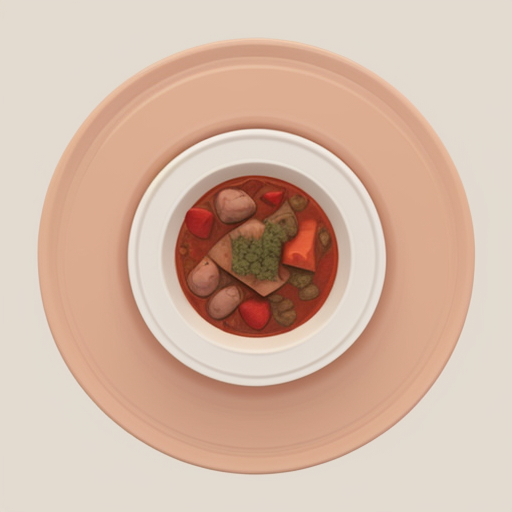
#> input picture tools/gorsel-uretici/cikti/kategori/ana-yemek.png, 512 x 512 px; its folder holds only this picture in this run
$ python isle.py
#> lines starting #> are read from the running program, lines starting #| are printed output that depends on the picture
# Üretilen PNG'leri uygulama boyutlarına indirger ve webp'e çevirir.
# Boyut bütçesi (v1.1.1 brief G-1.4): kart webp ortalama <= 40 KB, toplam <= 15 MB.
# Kalite 80'den başlar; ortalama aşılırsa kalite düşürülür, yine aşılırsa kart 448'e iner.
# Gereksinim: Pillow (ComfyUI gömülü Python'da mevcut).

import os

from PIL import Image

BURASI = os.path.dirname(os.path.abspath(__file__))
CIKTI = os.path.join(BURASI, "cikti")
WEBP = os.path.join(BURASI, "webp")

HEDEF_ORT_KART_KB = 40
HEDEF_TOPLAM_MB = 15


def tum_pngler():
    isler = []
    for tip in sorted(os.listdir(CIKTI)):
        klasor = os.path.join(CIKTI, tip)
        if not os.path.isdir(klasor):
            continue
        for dosya in sorted(os.listdir(klasor)):
            if dosya.endswith(".png"):
                isler.append((tip, dosya[:-4]))
    return isler


def isle(kart_boy: int, kalite: int) -> tuple[int, int]:
    """Hepsini dönüştürür; (kart_toplam_bayt, dosya_sayisi) döner."""
#> called with kart_boy = 512, kalite = 80
    kart_toplam = 0
    say = 0
    for tip, slug in tum_pngler():
        hedef_klasor = os.path.join(WEBP, tip)
        os.makedirs(hedef_klasor, exist_ok=True)
        img = Image.open(os.path.join(CIKTI, tip, slug + ".png")).convert("RGB")
#> img is the input picture: PIL image 512x512 RGB; mean R, G, B 213.7, 185.2, 167.5

        hedef_512 = os.path.join(hedef_klasor, slug + ".webp")
        img.resize((kart_boy, kart_boy), Image.LANCZOS).save(hedef_512, "WEBP", quality=kalite)
        kart_toplam += os.path.getsize(hedef_512)

        hedef_192 = os.path.join(hedef_klasor, slug + "_ikon.webp")
        img.resize((192, 192), Image.LANCZOS).save(hedef_192, "WEBP", quality=kalite)
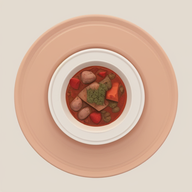
#> saved as ana-yemek_ikon.webp: PIL image 192x192 RGB; mean R, G, B 213.7, 185.2, 167.5
        say += 1
    return kart_toplam, say


def main():
    denemeler = [(512, 80), (512, 70), (448, 70), (448, 60)]
    for kart_boy, kalite in denemeler:
        kart_toplam, say = isle(kart_boy, kalite)
        if say == 0:
            print("Islenecek PNG yok.")
            return
        ort_kb = kart_toplam / say / 1024
        toplam_mb = sum(
            os.path.getsize(os.path.join(kok, f))
            for kok, _, dosyalar in os.walk(WEBP)
            for f in dosyalar
        ) / (1024 * 1024)
        print(f"boy={kart_boy} kalite={kalite}: {say} gorsel, kart ort {ort_kb:.1f} KB, toplam {toplam_mb:.1f} MB")
        if ort_kb <= HEDEF_ORT_KART_KB and toplam_mb <= HEDEF_TOPLAM_MB:
            print("Butce tutturuldu.")
            return
        print("Butce asildi, bir kademe dusuruluyor...")
    print("UYARI: en dusuk kademede de butce asildi; eldeki sonuc kullanilacak.")


if __name__ == "__main__":
    main()
